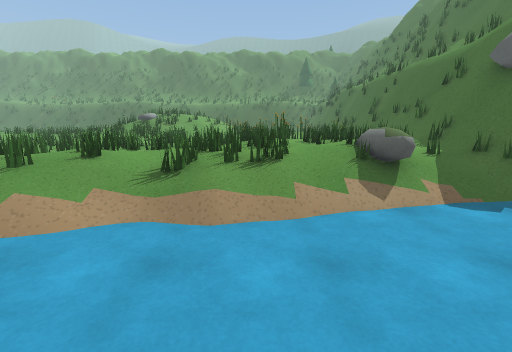
view 1 (above)

24 first-person views from a walk through a 3-D level made in the Unity game engine. The camera is 1.5 m above the floor, tilts 10° down and sees 90° across. The floor is counted in squares, 1 m on a side. Each view is taken from the middle of a square. On the plan, view 1 faces up. The plan holds only what a view shows up to about 13 squares ahead; the rest is blank. The place goes on beyond the plan. The player character is not drawn. Some surface patterns are stand-ins.

view 2
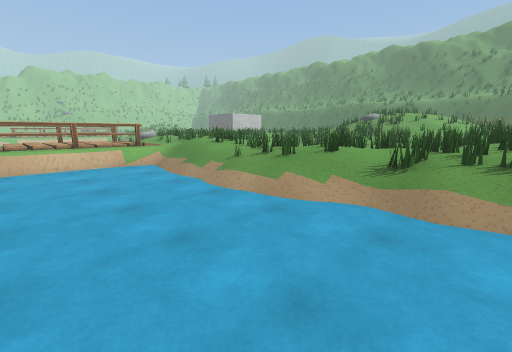

view 3
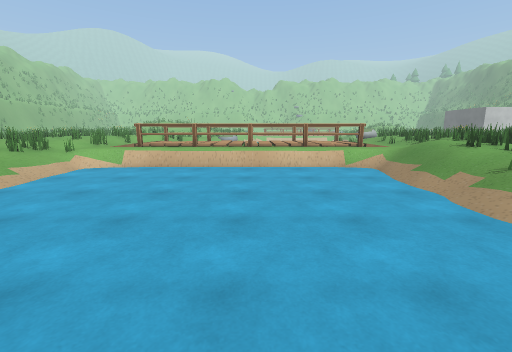

view 4
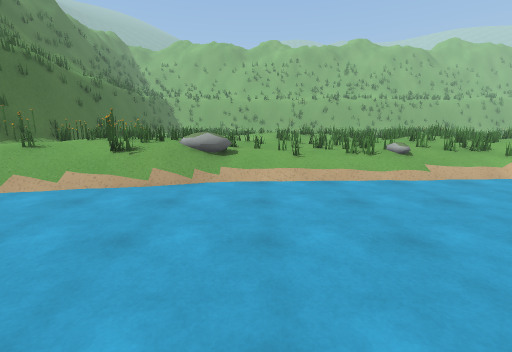

view 5
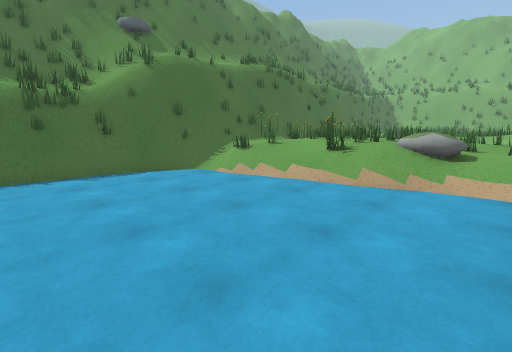

view 6
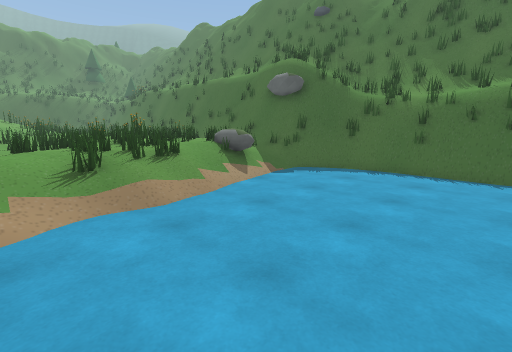

view 7
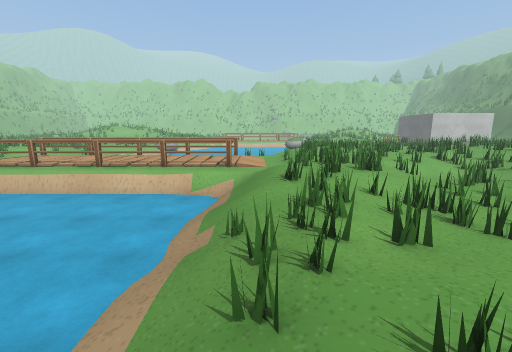

view 8
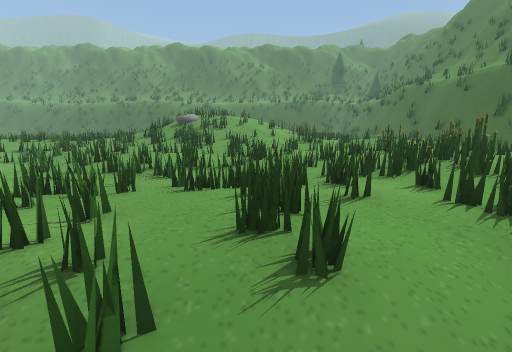

view 9
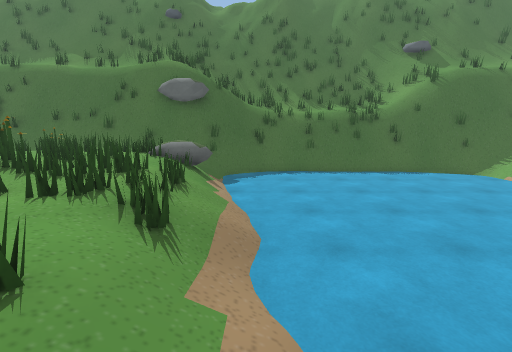

view 10
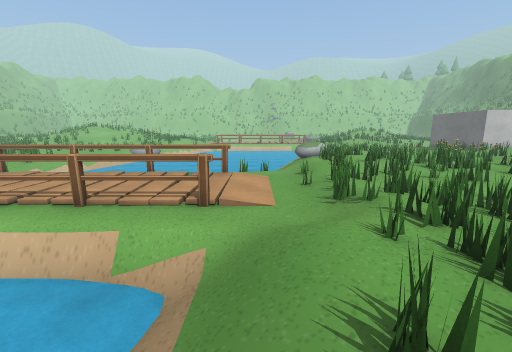

view 11
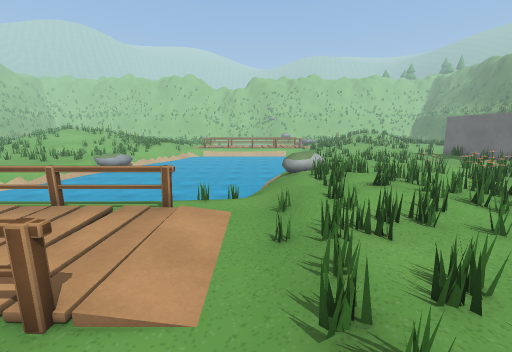

view 12
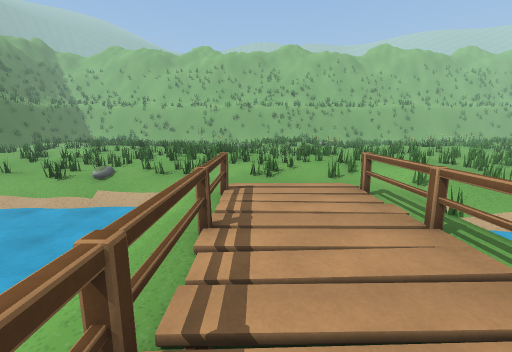

view 13
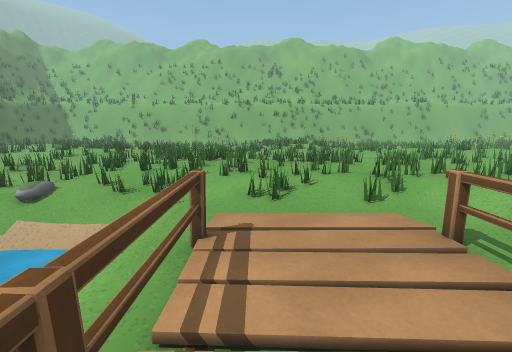

view 14
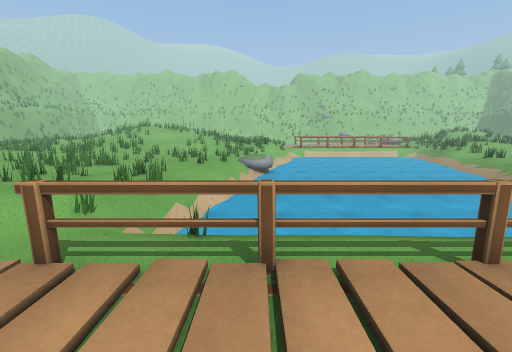

view 15
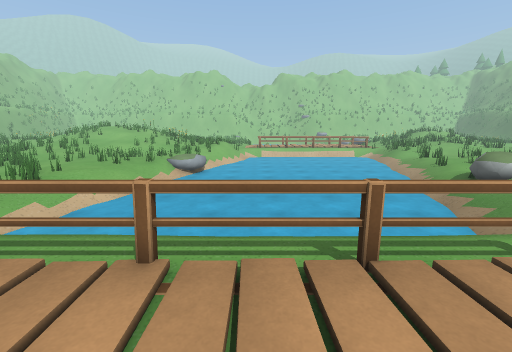

view 16
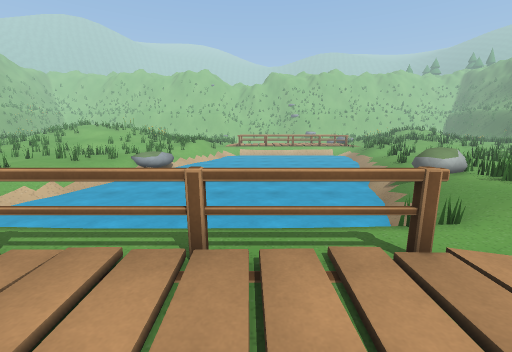

view 17
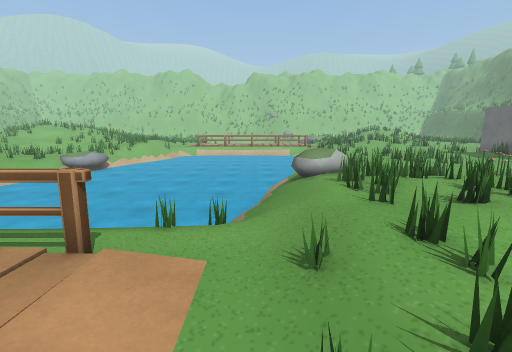

view 18
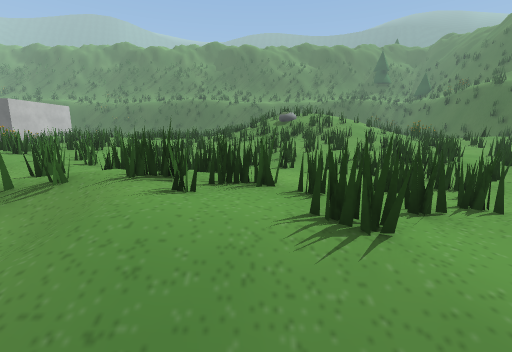

view 19
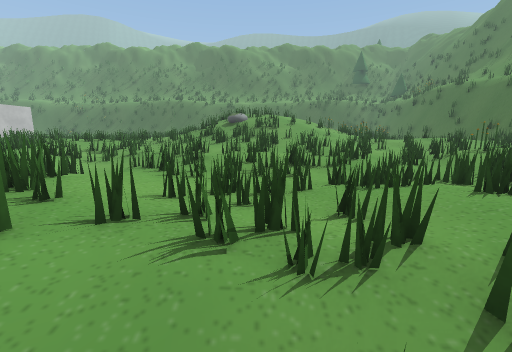

view 20
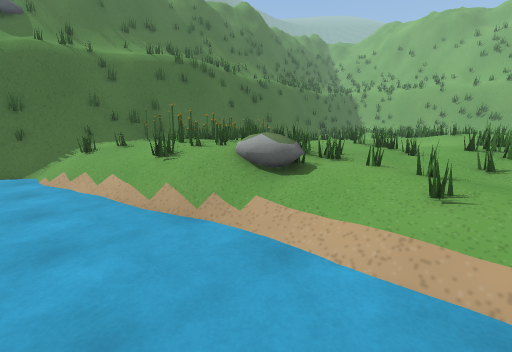

view 21
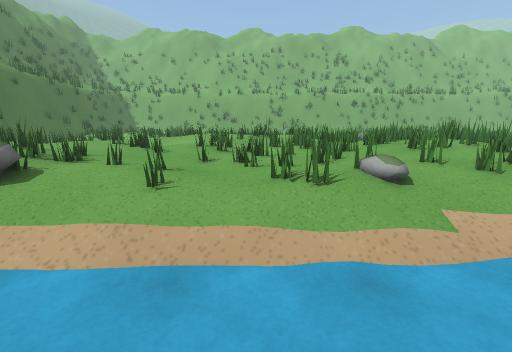

view 22
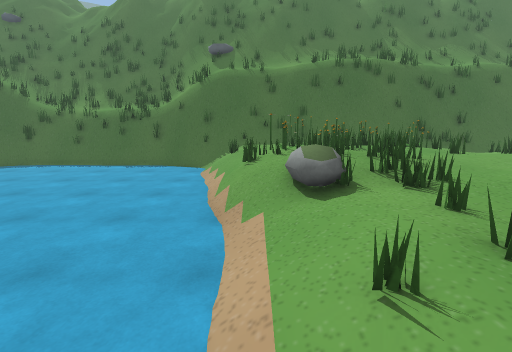

view 23
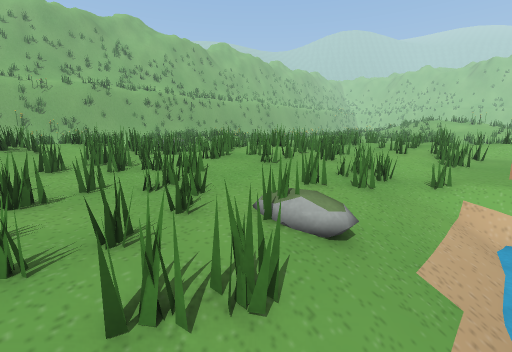

view 24
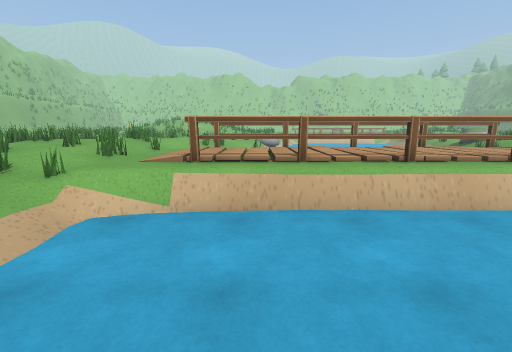

### Floor plan
Key: @ floor where view 1 was taken; # wall or solid block; x gap in a wall; . main floor; : floor 0.5 m higher than the main floor; + floor 0.75 m higher than the main floor; * floor 1 m higher than the main floor; % floor 1.25 m higher than the main floor; / step, stairs or slope; = window, fence, low wall or low ledge; v drop or lower ground; O other object.
Columns run from 27 left of view 1 to 8 right of it. Each row starts with its distance up from view 1.
 15  ==   =O===# =      ====#=========#
 14 ===**OOOO#==**+++**==*=*=**  *   =#
 13 =====O==OO#==*+++******=***  O== =#
 12  **===#%#====*+:+++**=*=++*OOOO= %#
 11  ===========**+:+++*==**++*%=%O===#
 10 +=====#===#=***+++++++++++OOO===*=#
  9 =/+ OO=%%=#=*******++++++*==O====##
  8 ////OO=//====#**=**++++*=**=====O=#
  7 ..//OO//////==*/=**=+=*=======OOO=#
  6 .....////++++++/%*====*##====OO /=#
  5 ......../=+++++//////=x=/=O=//O..=#
  4 ........ =+*//#//////////.........##
  3 ........ =/////=..................##
  2 ........ =////#:..................=#
  1 ........ ==/**#:..................=#
  0 ........ =////#:...........@......##
 -1 ........ =# //#:..................##
 -2 ........ =# **#:..................##
 -3 ........ == //#:..................##
 -4 /....... =////#:..................##
 -5 /////... =+***#:.................=#
 -6 /+////////#///#+...............//=#
 -7 *=+=+==O=+#////=.........../////=v##
 -8 =**==== =++++++/////////////=//=*/##
 -9 =++=/+ =##====+=///#==//////O%/**O##
-10 =+++/+ %===#==/=======+//====O//=O#
-11 ==+==**%==%#=*/=###=+=#++====OOOO=#
-12 =+===***===##==========***##*=OO =#
-13 ====***=#===#===*=========** ==# =#
-14 =#===**=#====#=%=**==#=**==#= OOO=#
-15 #==##=/=#=======  *==#==*== #  * =#
-16 ======    #==*== ===# ==***#==*==##
-17              =#======= #=# ==# ##=#
-18          ==   ======#=  ===    ==##

Where each view was taken, in squares from view 1:
view 1: 0 up, 0 right, facing up
view 2: 1 down, 0 right, facing up-left
view 3: 1 down, 1 left, facing left
view 4: 0 up, 3 left, facing down
view 5: 0 up, 3 left, facing down-right
view 6: 1 down, 3 left, facing up-right
view 7: 5 up, 3 left, facing left
view 8: 4 up, 4 left, facing up
view 9: 4 up, 5 left, facing right
view 10: 5 up, 8 left, facing left
view 11: 6 up, 11 left, facing left
view 12: 0 up, 14 left, facing down
view 13: 3 down, 14 left, facing down
view 14: 4 down, 14 left, facing left
view 15: 0 up, 14 left, facing left
view 16: 2 up, 14 left, facing left
view 17: 6 up, 14 left, facing left
view 18: 4 up, 10 left, facing up
view 19: 4 up, 7 left, facing up
view 20: 5 down, 5 left, facing down-right
view 21: 5 down, 6 left, facing down
view 22: 8 down, 6 left, facing right
view 23: 8 down, 6 left, facing down-left
view 24: 5 down, 7 left, facing left
